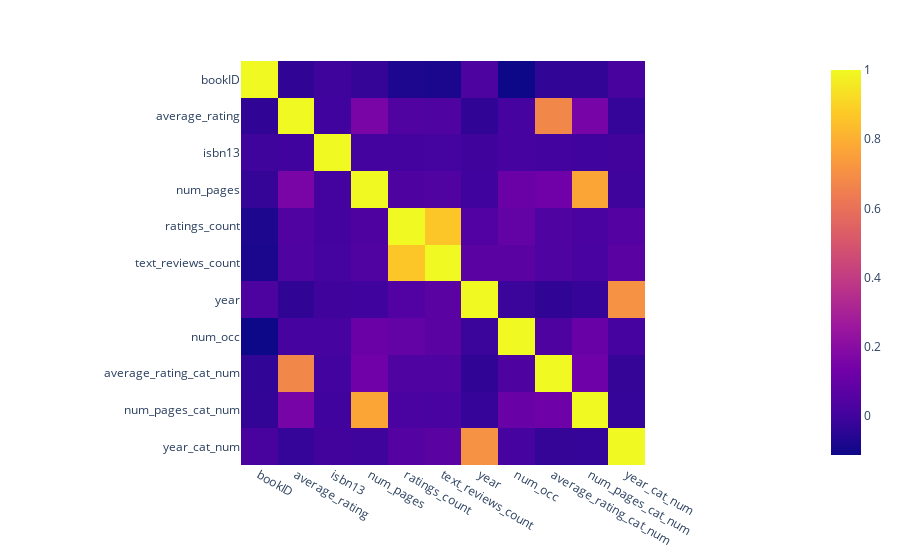

Notebook code for this chart:
### Markdown cell above
There is a slight correlation between average_rating_cat_num and num_pages_cat_num (0.124925)
Our objective in this part is to show that despite the weakness of our correlation we will succeed in making predictions.
We will have to admit that the predictions will not be excellent but we will see that depending on the preductive models we will be able to improve the accuracy and the precision of our predictions

### Code cell
px.imshow(df.corr(),)

### Figure 1 — Plotly figure (JSON) as saved in the notebook; plotly's stock layout.template omitted (floating-point values rounded to 4 significant figures)
{"data": [{"coloraxis": "coloraxis", "hovertemplate": "x: %{x}<br>y: %{y}<br>color: %{z}<extra></extra>", "name": "0", "type": "heatmap", "x": ["bookID", "average_rating", "isbn13", "num_pages", "ratings_count", "text_reviews_count", "year", "num_occ", "average_rating_cat_num", "num_pages_cat_num", "year_cat_num"], "xaxis": "x", "y": ["bookID", "average_rating", "isbn13", "num_pages", "ratings_count", "text_reviews_count", "year", "num_occ", "average_rating_cat_num", "num_pages_cat_num", "year_cat_num"], "yaxis": "y", "z": [[1, -0.0368, -0.004949, -0.02656, -0.07835, -0.08316, 0.02779, -0.1122, -0.03376, -0.02934, 0.01684], [-0.0368, 1, 0.0001889, 0.156, 0.04158, 0.03771, -0.03565, 0.01473, 0.6743, 0.1503, -0.02527], [-0.004949, 0.0001889, 1, 0.006465, 0.00737, 0.009457, -0.001038, 0.01276, 0.00425, -0.0007982, 0.00255], [-0.02656, 0.156, 0.006465, 1, 0.03519, 0.03821, -0.0009755, 0.1136, 0.1295, 0.7706, -0.003692], [-0.07835, 0.04158, 0.00737, 0.03519, 1, 0.8659, 0.04644, 0.09379, 0.03623, 0.02255, 0.04984], [-0.08316, 0.03771, 0.009457, 0.03821, 0.8659, 1, 0.06971, 0.06938, 0.03792, 0.02023, 0.07073], [0.02779, -0.03565, -0.001038, -0.0009755, 0.04644, 0.06971, 1, -0.0115, -0.03625, -0.02265, 0.7101], [-0.1122, 0.01473, 0.01276, 0.1136, 0.09379, 0.06938, -0.0115, 1, 0.0342, 0.1063, 0.01052], [-0.03376, 0.6743, 0.00425, 0.1295, 0.03623, 0.03792, -0.03625, 0.0342, 1, 0.1249, -0.0277], [-0.02934, 0.1503, -0.0007982, 0.7706, 0.02255, 0.02023, -0.02265, 0.1063, 0.1249, 1, -0.02484], [0.01684, -0.02527, 0.00255, -0.003692, 0.04984, 0.07073, 0.7101, 0.01052, -0.0277, -0.02484, 1]]}], "layout": {"coloraxis": {"colorscale": [[0, "#0d0887"], [0.1111, "#46039f"], [0.2222, "#7201a8"], [0.3333, "#9c179e"], [0.4444, "#bd3786"], [0.5556, "#d8576b"], [0.6667, "#ed7953"], [0.7778, "#fb9f3a"], [0.8889, "#fdca26"], [1, "#f0f921"]]}, "margin": {"t": 60}, "xaxis": {"anchor": "y", "constrain": "domain", "domain": [0, 1], "scaleanchor": "y"}, "yaxis": {"anchor": "x", "autorange": "reversed", "constrain": "domain", "domain": [0, 1]}}}
